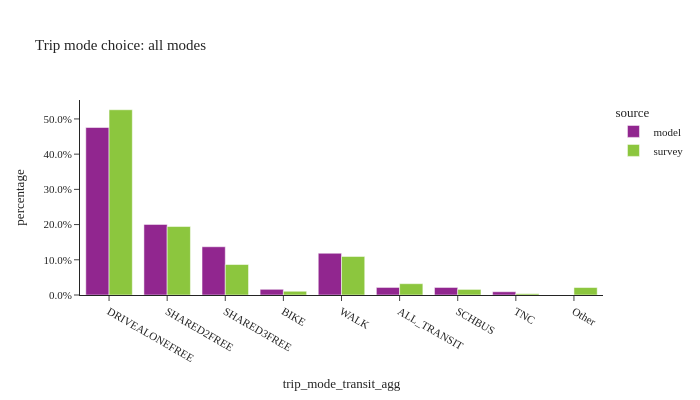

This figure's notebook cell:
### Code cell
util.plot_share_barchart(trip_data, 'trip_weight', 'trip_mode_transit_agg', title="Trip mode choice: all modes")

### Figure 1 — Plotly figure (JSON) as saved in the notebook; plotly's stock layout.template omitted (floating-point values rounded to 4 significant figures)
{"data": [{"alignmentgroup": "True", "customdata": [[6610374], [2786770], [1904178], [224400], [1647494], [297801], [297429], [128183]], "hovertemplate": "source=model<br>trip_mode_transit_agg=%{x}<br>percentage=%{y}<br>sample_size=%{customdata[0]}<extra></extra>", "legendgroup": "model", "marker": {"color": "#91268F", "pattern": {"shape": ""}}, "name": "model", "offsetgroup": "model", "orientation": "v", "showlegend": true, "textposition": "auto", "type": "bar", "x": ["DRIVEALONEFREE", "SHARED2FREE", "SHARED3FREE", "BIKE", "WALK", "ALL_TRANSIT", "SCHBUS", "TNC"], "xaxis": "x", "y": [0.4757, 0.2005, 0.137, 0.01615, 0.1186, 0.02143, 0.0214, 0.009224], "yaxis": "y"}, {"alignmentgroup": "True", "customdata": [[7044], [2613], [985], [428], [3486], [811], [161], [66], [237]], "hovertemplate": "source=survey<br>trip_mode_transit_agg=%{x}<br>percentage=%{y}<br>sample_size=%{customdata[0]}<extra></extra>", "legendgroup": "survey", "marker": {"color": "#8CC63E", "pattern": {"shape": ""}}, "name": "survey", "offsetgroup": "survey", "orientation": "v", "showlegend": true, "textposition": "auto", "type": "bar", "x": ["DRIVEALONEFREE", "SHARED2FREE", "SHARED3FREE", "BIKE", "WALK", "ALL_TRANSIT", "SCHBUS", "TNC", "Other"], "xaxis": "x", "y": [0.5261, 0.1945, 0.08654, 0.01065, 0.1094, 0.03213, 0.01587, 0.003607, 0.02124], "yaxis": "y"}], "layout": {"barmode": "group", "height": 400, "legend": {"title": {"text": "source"}, "tracegroupgap": 0}, "title": {"text": "Trip mode choice: all modes"}, "width": 700, "xaxis": {"anchor": "y", "domain": [0.0, 1.0], "title": {"text": "trip_mode_transit_agg"}}, "yaxis": {"anchor": "x", "domain": [0.0, 1.0], "tickformat": ".1%", "title": {"text": "percentage"}}}}
